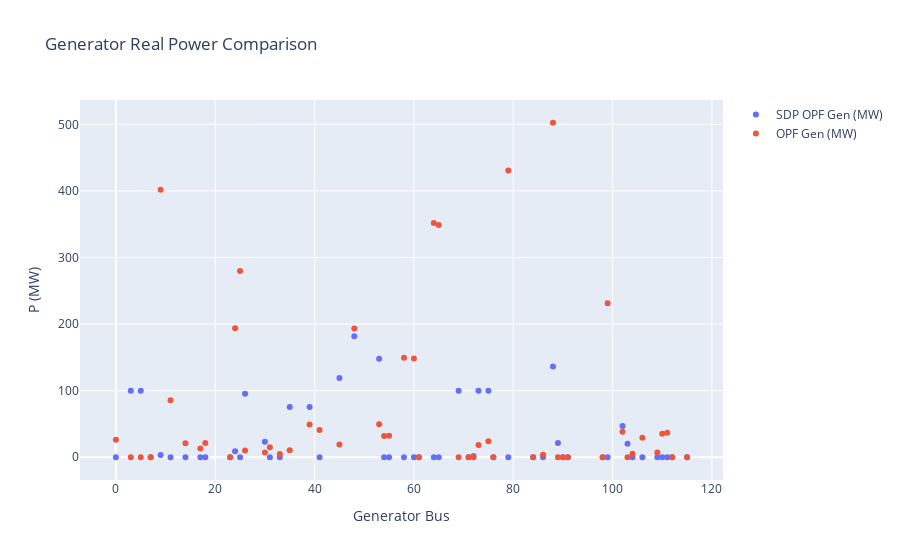

Notebook cell for this chart:
### Code cell
import plotly.graph_objects as go

# Generator power plot
gen_fig = go.Figure()
gen_fig.add_trace(go.Scatter(x=gen_buses, y=P_g_sdp, mode='markers', name='SDP OPF Gen (MW)'))
gen_fig.add_trace(go.Scatter(x=gen_buses, y=P_g_opf, mode='markers', name='OPF Gen (MW)'))
gen_fig.update_layout(title="Generator Real Power Comparison", xaxis_title="Generator Bus", yaxis_title="P (MW)")
gen_fig.show()
